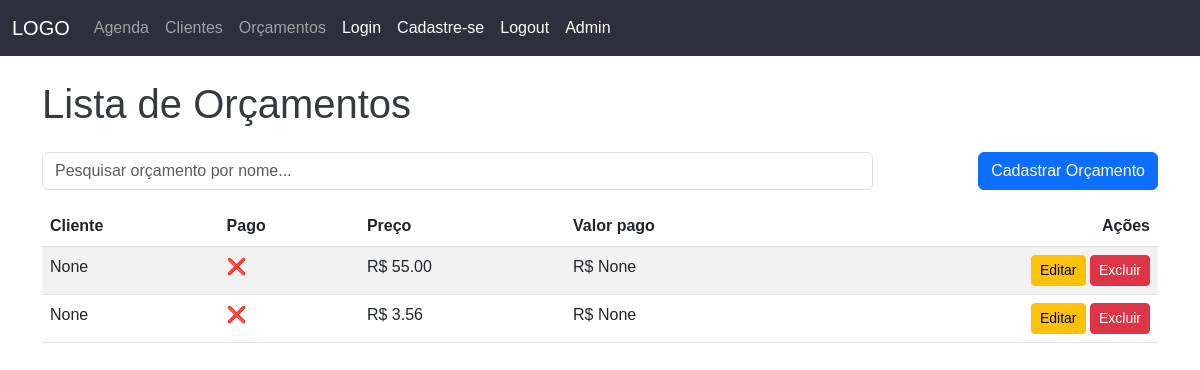
The app's page /orcamentos/ (signed in), older data.
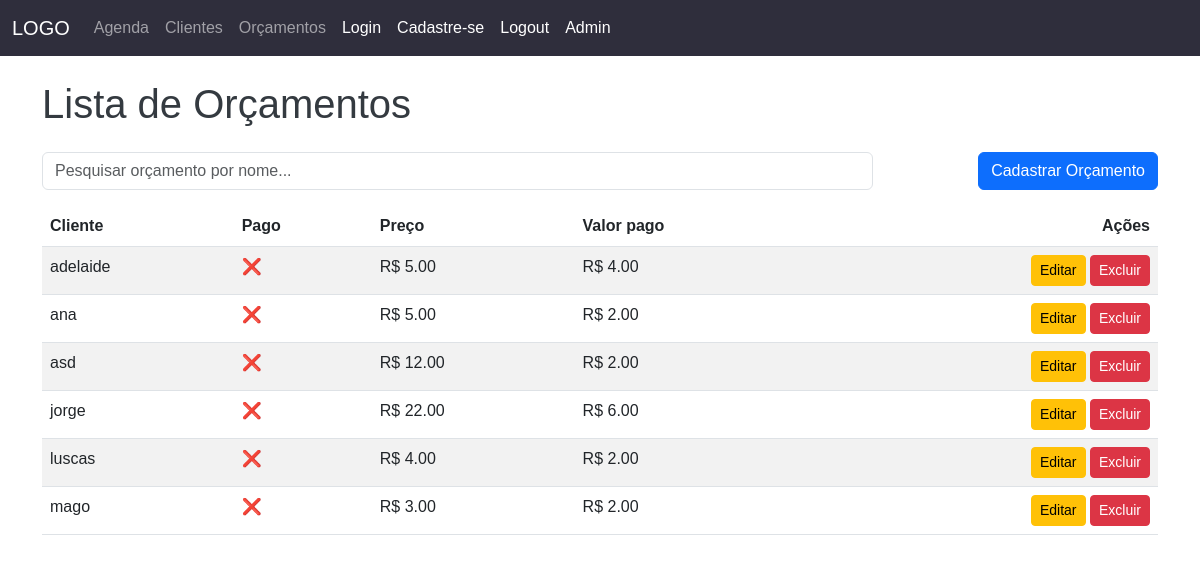
The same page, newer data.
### consultorio/models.py (models this page shows)
class Orcamento(models.Model):
    preco = models.DecimalField(max_digits=10, decimal_places=2)
    pago = models.DecimalField(max_digits=10, decimal_places=2, null=True)
    anaminesia = models.BooleanField(default=False)
    dentes_com_circulo = models.JSONField(default=list)
    dentes_com_risco = models.JSONField(default=list)
    dentes_com_circulo_nao_preenchido = models.JSONField(default=list)
    dentes_com_x = models.JSONField(default=list)
    cliente = models.OneToOneField(Cliente, on_delete=models.CASCADE, related_name='orcamentos', default=None, null=True, blank=True)
    procedimentos = models.ManyToManyField(Procedimento, related_name='orcamentos', blank=True)  # Mudança aqui
    datas = models.JSONField(default=list,null=True, blank=True)

class Cliente(models.Model):
    nome = models.CharField(max_length=255)
    cpf = models.CharField(max_length=14, null=True)
    telefone = models.TextField(blank=True, null=True)
    def __str__(self):
        return self.nome

### consultorio/views.py (the view)
# urls.py: path('orcamentos/', views.listar_orcamentos, name='listar_orcamentos'),
@login_required(login_url="/auth/login")
def listar_orcamentos(request):
    orcamentos = Orcamento.objects.all().order_by('cliente__nome')
    return render(request, 'listar_orcamentos.html', {'orcamentos': orcamentos})

### consultorio/templates/listar_orcamentos.html (shortened to what this page needs)
{% extends "base.html" %}
{% load static %}
{% block conteudo %}
<div class="container mt-4">
    <h1 class="mb-4">Lista de Orçamentos</h1>
    <div class="row mb-3">
        <div class="col-md-9">
            <input type="text" id="pesquisa" class="form-control" placeholder="Pesquisar orçamento por nome...">
        </div>
        <div class="col-md-3 text-md-end mt-2 mt-md-0">
            <a href="{% url 'cadastrar_orcamento' %}" class="btn btn-primary">Cadastrar Orçamento</a>
        </div>
    </div>
    <table class="table table-hover table-striped">
        <thead>
            <tr>
                <th>Cliente</th>
                <th>Pago</th>
                <th>Preço</th>
                <th>Valor pago</th>
                <th class="text-end">Ações</th>
            </tr>
        </thead>
        <tbody id="tabela-orcamento">
            {% for orcamento in orcamentos %}
            <tr>
                <td>{{ orcamento.cliente }}</td>
                <td>{% if orcamento.pago >= orcamento.preco %}✔️{% else %}❌{% endif %}</td>
                <td>R$ {{ orcamento.preco }}</td>
                <td>R$ {{ orcamento.pago }}</td>
                <td class="text-end">
                    <a href="{% url 'editar_orcamento' orcamento.id %}" class="btn btn-warning btn-sm">Editar</a>
                    <button class="btn btn-danger btn-sm" data-bs-toggle="modal"
                        data-bs-target="#excluirOrcamentoModal{{ orcamento.id }}">Excluir</button>
                </td>
            </tr>
            {% empty %}
            <tr>
                <td colspan="5" class="text-center">Nenhum orçamento cadastrado.</td>
            </tr>
            {% endfor %}
        </tbody>
    </table>
</div>
{% endblock %}

Row changes from the older to the newer data that the page shows:
removed Orcamento: cliente "None", preco "55.00", pago "None"
removed Orcamento: cliente "None", preco "3.56", pago "None"
added Orcamento: cliente "adelaide", preco "5.00", pago "4.00"
added Orcamento: cliente "ana", preco "5.00", pago "2.00"
added Orcamento: cliente "asd", preco "12.00", pago "2.00"
added Orcamento: cliente "jorge", preco "22.00", pago "6.00"
added Orcamento: cliente "luscas", preco "4.00", pago "2.00"
added Orcamento: cliente "mago", preco "3.00", pago "2.00"
